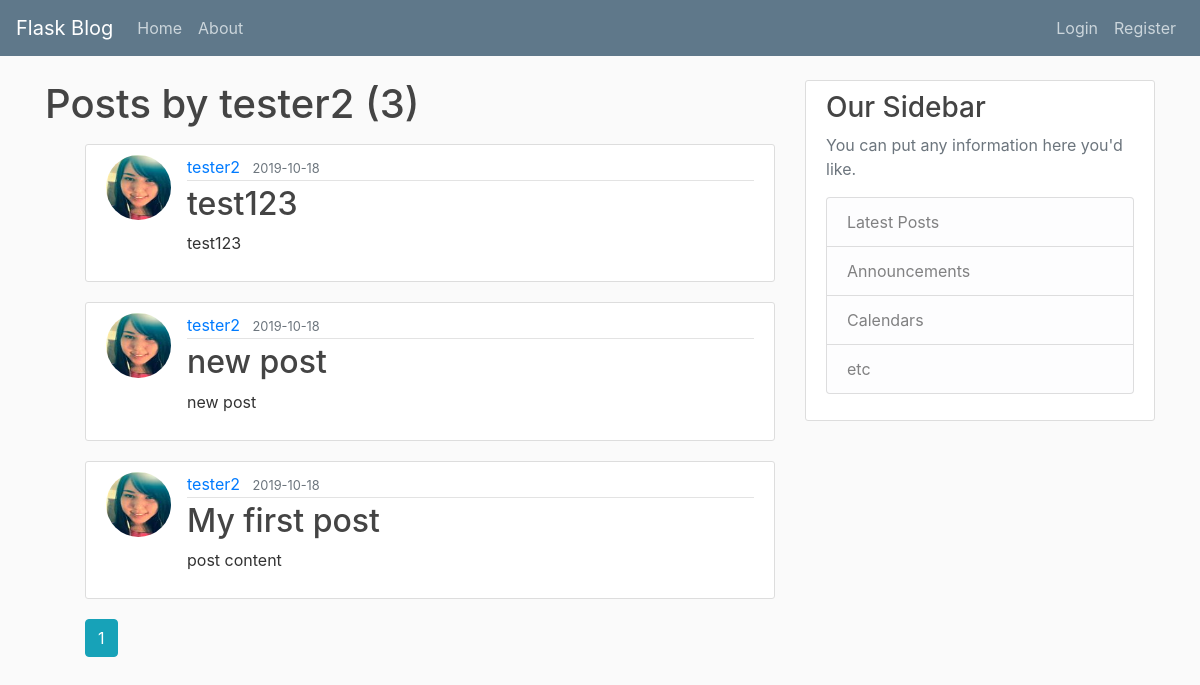
/user/tester2, run on an earlier commit of the app's database.
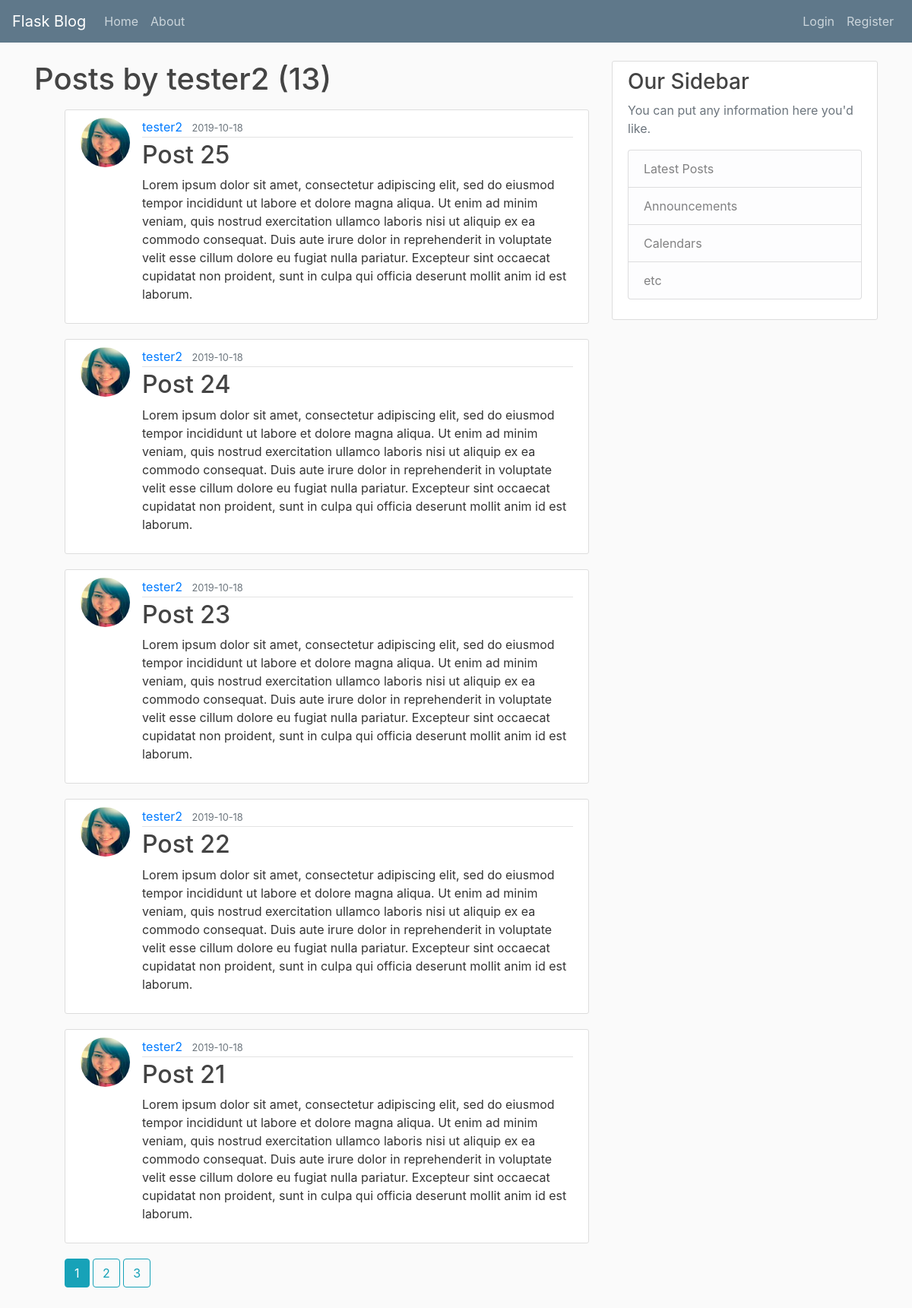
And on a later commit of the database.
### flaskblog/models.py (models this page shows, shortened)
class Post(db.Model):
    id = db.Column(db.Integer, primary_key=True)
    title = db.Column(db.String(100), nullable=False)
    date_posted = db.Column(db.DateTime, nullable=False, default=datetime.utcnow)
    content = db.Column(db.Text, nullable=False)
    user_id = db.Column(db.Integer, db.ForeignKey('user.id'), nullable=True)

class User(db.Model, UserMixin):
    id = db.Column(db.Integer, primary_key=True)
    username = db.Column(db.String(20), unique=True, nullable=False)
    email = db.Column(db.String(120), unique=True, nullable=False)
    image_file = db.Column(db.String(20), nullable=False, default='default.png')
    password = db.Column(db.String(60), nullable=False)
    posts = db.relationship('Post', backref='author', lazy=True)

### flaskblog/users/routes.py (the view)
@users.route('/user/<string:username>')
def user_posts(username):
    page = request.args.get('page', 1, type=int)
    user = User.query.filter_by(username=username).first_or_404()
    posts = Post.query.filter_by(author=user)\
        .order_by(Post.date_posted.desc())\
        .paginate(page=page, per_page=5)
    return render_template('user_posts.html', posts=posts, user=user)

### flaskblog/templates/user_posts.html
{% extends 'layout.html' %}
{% block content %}
    <h1 class="mb-3">Posts by {{user.username}} ({{posts.total}})</h1>
    <ul>
        {% for post in posts.items %}
            <li style="list-style:none;">
                <article class="media content-section">
                    <img src="{{url_for('static', filename='profile_pics/' + post.author.image_file)}}" class="rounded-circle article-img">
                  <div class="media-body">
                    <div class="article-metadata">
                      <a class="mr-2" href="{{url_for('users.user_posts', username=post.author.username)}}">{{ post.author.username }}</a>
                      <small class="text-muted">{{ post.date_posted.strftime('%Y-%m-%d') }}</small>
                    </div>
                    <h2><a class="article-title" href="{{url_for('posts.post', post_id=post.id)}}">{{ post.title }}</a></h2>
                    <p class="article-content">{{ post.content }}</p>
                  </div>
                </article>
            </li>
        {% endfor %}
        {% for page_num in posts.iter_pages(left_edge=1, right_edge=1, left_current=1, right_current=2) %}
            {% if page_num %}
                {% if posts.page == page_num %}
                    <a class="btn btn-info mb-4" href="{{url_for('users.user_posts', username=user.username, page=page_num)}}">{{page_num}}</a>
                {% else %}
                    <a class="btn btn-outline-info mb-4" href="{{url_for('users.user_posts', username=user.username, page=page_num)}}">{{page_num}}</a>
                {% endif %}
            {% else %}
                ...
            {% endif %}
        {% endfor %}
    </ul>
{% endblock content %}

What changed in the data, as far as the page shows it:
removed Post: image_file (picture), author.username "tester2", date_posted "2019-10-18", title "test123", content "test123"
removed Post: image_file (picture), author.username "tester2", date_posted "2019-10-18", title "new post", content "new post"
removed Post: image_file (picture), author.username "tester2", date_posted "2019-10-18", title "My first post", content "post content"
added Post: image_file (picture), author.username "tester2", date_posted "2019-10-18", title "Post 25", content "Lorem ipsum dolor sit amet, consectetur adipiscing elit, sed do eiusmod tempor incididunt ut labore et dolore magna aliqua. Ut enim ad minim veniam, quis nostrud exercitation ullamco laboris nisi ut aliquip ex ea commodo consequat. Duis aute irure dolor in reprehenderit in voluptate velit esse cillum dolore eu fugiat nulla pariatur. Excepteur sint occaecat cupidatat non proident, sunt in culpa qui officia deserunt mollit anim id est laborum."
added Post: image_file (picture), author.username "tester2", date_posted "2019-10-18", title "Post 24", content "Lorem ipsum dolor sit amet, consectetur adipiscing elit, sed do eiusmod tempor incididunt ut labore et dolore magna aliqua. Ut enim ad minim veniam, quis nostrud exercitation ullamco laboris nisi ut aliquip ex ea commodo consequat. Duis aute irure dolor in reprehenderit in voluptate velit esse cillum dolore eu fugiat nulla pariatur. Excepteur sint occaecat cupidatat non proident, sunt in culpa qui officia deserunt mollit anim id est laborum."
added Post: image_file (picture), author.username "tester2", date_posted "2019-10-18", title "Post 23", content "Lorem ipsum dolor sit amet, consectetur adipiscing elit, sed do eiusmod tempor incididunt ut labore et dolore magna aliqua. Ut enim ad minim veniam, quis nostrud exercitation ullamco laboris nisi ut aliquip ex ea commodo consequat. Duis aute irure dolor in reprehenderit in voluptate velit esse cillum dolore eu fugiat nulla pariatur. Excepteur sint occaecat cupidatat non proident, sunt in culpa qui officia deserunt mollit anim id est laborum."
added Post: image_file (picture), author.username "tester2", date_posted "2019-10-18", title "Post 22", content "Lorem ipsum dolor sit amet, consectetur adipiscing elit, sed do eiusmod tempor incididunt ut labore et dolore magna aliqua. Ut enim ad minim veniam, quis nostrud exercitation ullamco laboris nisi ut aliquip ex ea commodo consequat. Duis aute irure dolor in reprehenderit in voluptate velit esse cillum dolore eu fugiat nulla pariatur. Excepteur sint occaecat cupidatat non proident, sunt in culpa qui officia deserunt mollit anim id est laborum."
added Post: image_file (picture), author.username "tester2", date_posted "2019-10-18", title "Post 21", content "Lorem ipsum dolor sit amet, consectetur adipiscing elit, sed do eiusmod tempor incididunt ut labore et dolore magna aliqua. Ut enim ad minim veniam, quis nostrud exercitation ullamco laboris nisi ut aliquip ex ea commodo consequat. Duis aute irure dolor in reprehenderit in voluptate velit esse cillum dolore eu fugiat nulla pariatur. Excepteur sint occaecat cupidatat non proident, sunt in culpa qui officia deserunt mollit anim id est laborum."
Also different on the page:
{{ posts.total }}: "3" → "13"
new list line: "2"
new list line: "3"
